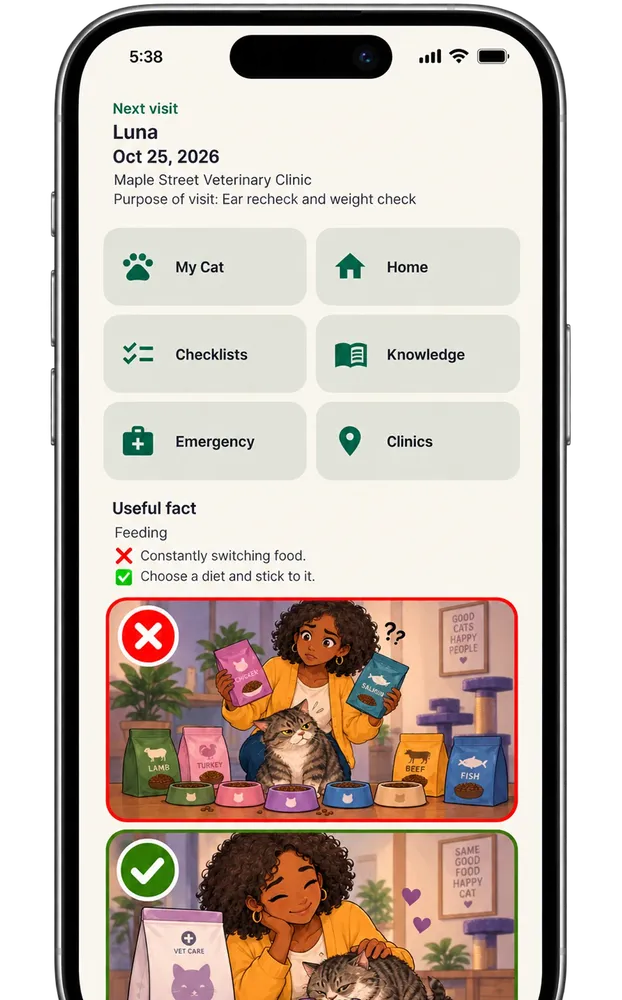
#> input picture src/originals/phone_home.webp, 622 x 1000 px, shrunk from 1242 x 1998 before the run; its folder holds 3 pictures in this run
$ python import_hero.py
#> lines starting #> are read from the running program, lines starting #| are printed output that depends on the picture
"""Prepares the hero phones and the store badges from the originals in src/originals/ (transparent WebP):
phone_home / phone_profile / phone_article.webp -> src/hero/, store_badges.webp (App Store + Google Play side by side)
-> src/badges/app-store.webp and google-play.webp.
    python tools/import_hero.py
"""
from pathlib import Path

from PIL import Image

ROOT = Path(__file__).resolve().parent.parent
ORIG = ROOT / 'src/originals'
HERO = ROOT / 'src/hero'
BADGES = ROOT / 'src/badges'
PHONE_W = 560
BADGE_H = 144


def opaque_box(im):
    return im.getchannel('A').point(lambda v: 255 if v > 8 else 0).getbbox()


def main():
    HERO.mkdir(parents=True, exist_ok=True)
    BADGES.mkdir(parents=True, exist_ok=True)
    for name in ('phone_home', 'phone_profile', 'phone_article'):
        im = Image.open(ORIG / f'{name}.webp').convert('RGBA')
#> im is the input picture: PIL image 622x1000 RGBA; mean R, G, B, A 152.6, 140.3, 131, 206.9
        im = im.crop(opaque_box(im))
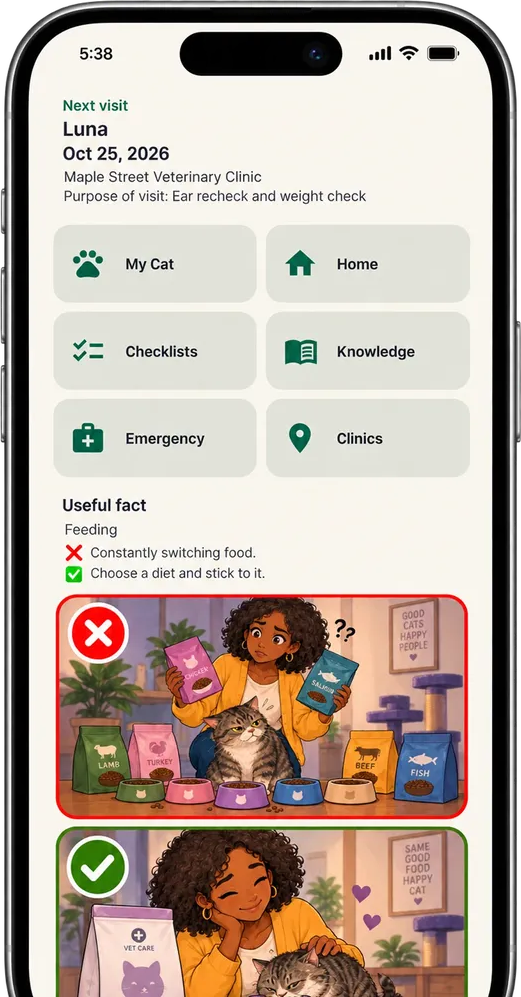
#> im: PIL image 521x997 RGBA; mean R, G, B, A 182.3, 167.5, 156.4, 247.8; transparent parts drawn white
        im = im.resize((PHONE_W, round(im.height * PHONE_W / im.width)), Image.LANCZOS)
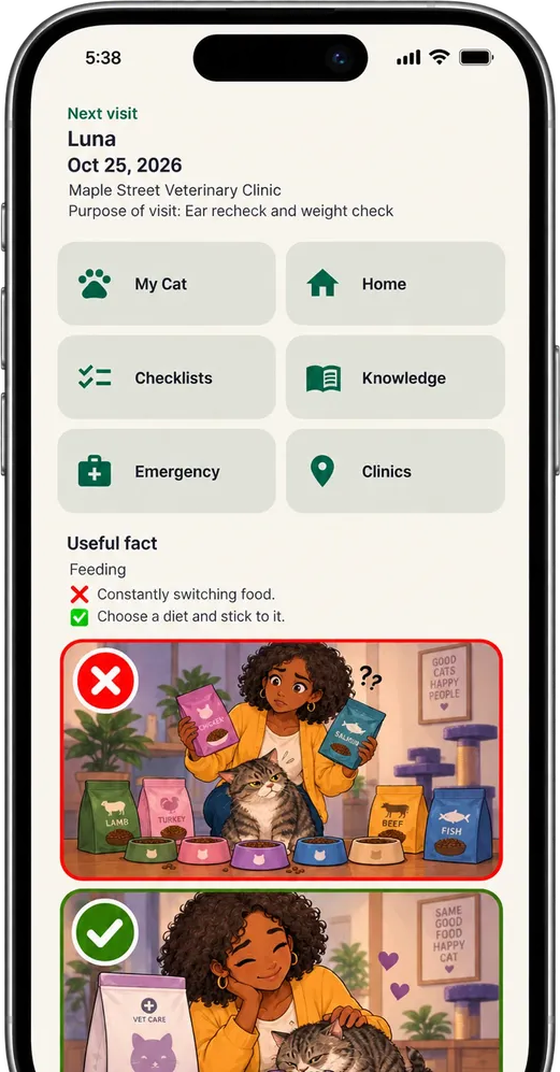
#> im: PIL image 560x1072 RGBA; mean R, G, B, A 181.2, 166.5, 155.5, 247.8; transparent parts drawn white
        im.save(HERO / f'{name}.webp', 'WEBP', quality=86, method=6)
        half = (PHONE_W // 2, round(im.height / 2))  # for phones' small screens (srcset)
#> half = (280, 536)
        im.resize(half, Image.LANCZOS).save(HERO / f'{name}-{half[0]}.webp', 'WEBP', quality=86, method=6)
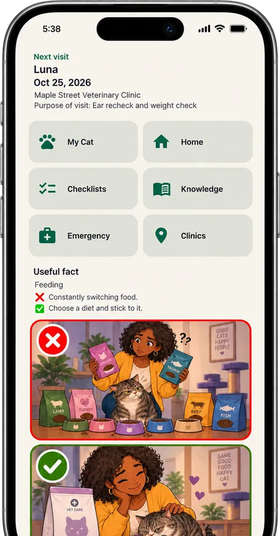
#> saved as phone_home-280.webp: PIL image 280x536 RGBA; mean R, G, B, A 180.4, 165.8, 154.9, 247.8; transparent parts drawn white
        print(name, im.size)
#| phone_home (560, 1072)
#> pass 2 of the loop in main, `for name in ('phone_home', 'phone_profile', 'phone_article'):`:
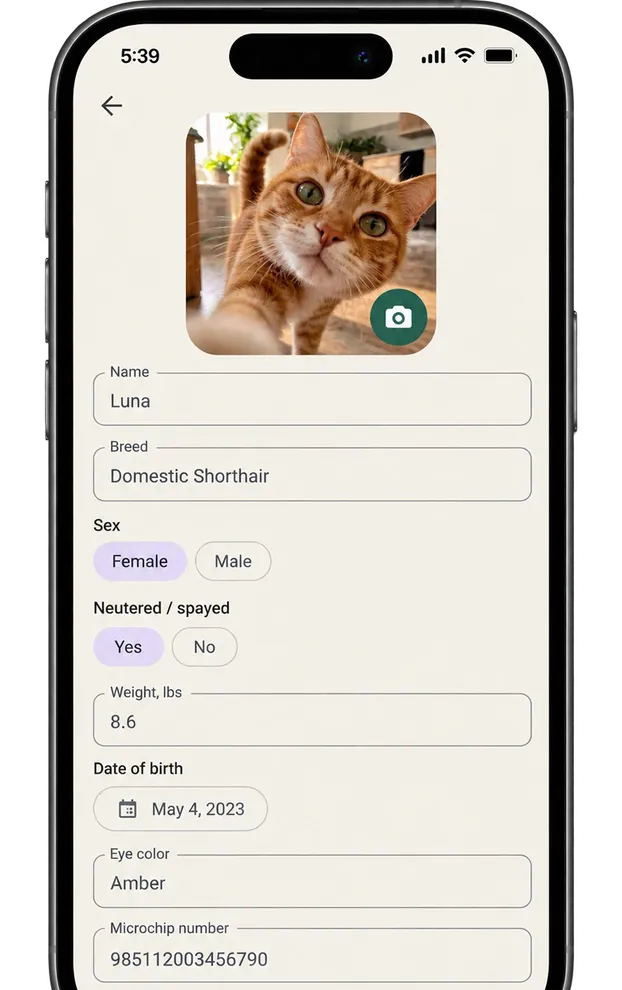
#> input picture src/originals/phone_profile.webp, 622 x 990 px, shrunk from 1242 x 1979 before the run
#> in main, im is the input picture: PIL image 622x990 RGBA; mean R, G, B, A 170.7, 165.5, 157.8, 213
#> in main, `im = im.resize((PHONE_W, round(im.height * PHONE_W / im.width)), Image..`:
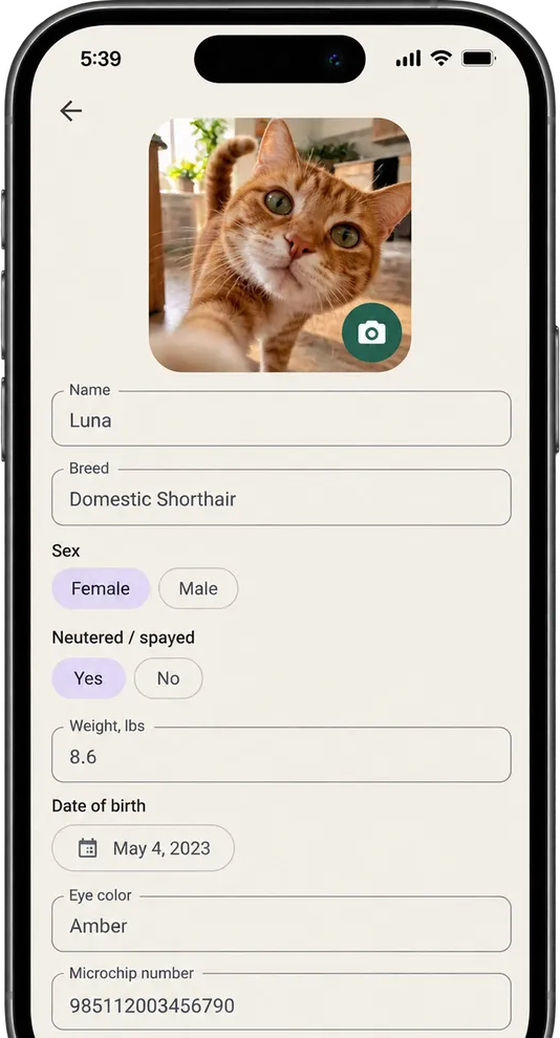
#> im: PIL image 560x1038 RGBA; mean R, G, B, A 197.5, 191.4, 182.5, 248.2; transparent parts drawn white
#> in main, `im.resize(half, Image.LANCZOS).save(HERO / f'{name}-{half[0]}.webp', '..`:
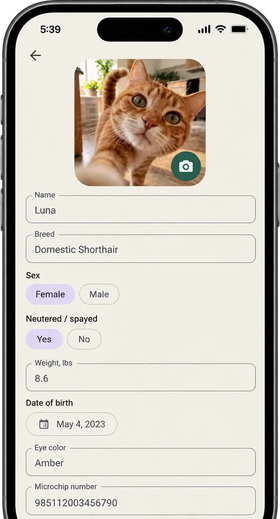
#> saved as phone_profile-280.webp: PIL image 280x519 RGBA; mean R, G, B, A 196.8, 190.7, 181.8, 248.1; transparent parts drawn white

    im = Image.open(ORIG / 'store_badges.webp').convert('RGBA')
    alpha = im.getchannel('A').point(lambda v: 255 if v > 8 else 0)
    cols = [alpha.crop((x, 0, x + 1, im.height)).getbbox() is not None for x in range(im.width)]
    runs, start = [], None
    for x, filled in enumerate(cols + [False]):
        if filled and start is None:
            start = x
        elif not filled and start is not None:
            runs.append((start, x))
            start = None
    assert len(runs) == 2, runs
    for (x0, x1), name in zip(runs, ('app-store', 'google-play')):
        part = im.crop((x0, 0, x1, im.height))
        part = part.crop(opaque_box(part))
        part = part.resize((round(part.width * BADGE_H / part.height), BADGE_H), Image.LANCZOS)
        part.save(BADGES / f'{name}.webp', 'WEBP', lossless=True, method=6)
        print(name, part.size)


if __name__ == '__main__':
#> (the run stopped early here; a loop or call above may not have finished)
